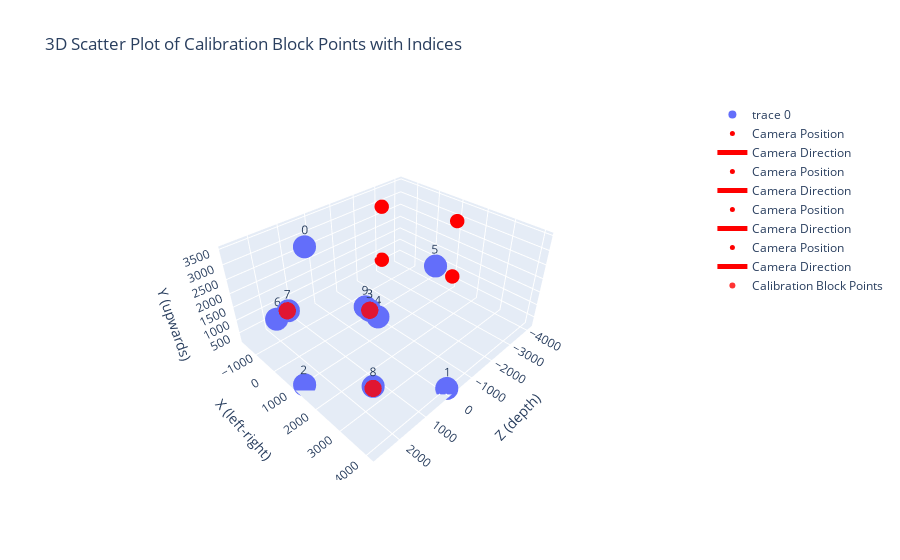

Notebook cell for this chart:
### Code cell
# Provide the folder path where the file is located
pyptv_folder = Path.cwd().parent / 'pyptv'
folder_path = pyptv_folder / 'res'  # Replace with the actual folder path
cal_path = pyptv_folder / 'cal'
ori_files = cal_path.rglob('*.ori')

# Construct the full file path
file_path = f'{folder_path}/rt_is.123456789'

# Read the file using numpy
data = np.loadtxt(file_path, skiprows=1)

import plotly.graph_objs as go
import plotly.express as px

# Filter the rows where the last column is not -1
filtered_data = data[np.sum(data[:, -4:] == -1, axis=1) < 3]

# Extract the columns for the 3D scatter plot from the filtered data
x = filtered_data[:, 1]
y = filtered_data[:, 2]
z = filtered_data[:, 3]



# Create the 3D scatter plot
fig = go.Figure(data=[go.Scatter3d(x=x, y=y, z=z, mode='markers')])

# Set plot title and labels
fig.update_layout(title='3D Scatter Plot', scene=dict(
    xaxis_title='Z',
    yaxis_title='X',
    zaxis_title='Y'
))


for f in ori_files:
    with open(f, 'r') as file:
        # Read the first line for camera position
        cam_pos = np.array(file.readline().strip().split(), dtype=float)
        # Read the second line for camera angles
        cam_angles = np.array(file.readline().strip().split(), dtype=float)
    
    # Calculate the direction vector from the angles
    direction = np.array([
        np.cos(cam_angles[1]) * np.cos(cam_angles[0]),
        np.sin(cam_angles[1]),
        np.cos(cam_angles[1]) * np.sin(cam_angles[0])
    ])
    
    # Plot the camera position
    fig.add_trace(go.Scatter3d(
        x=[cam_pos[0]], y=[cam_pos[1]], z=[cam_pos[2]],
        mode='markers',
        marker=dict(size=5, color='red'),
        name='Camera Position'
    ))
    
    # Plot the direction arrow
    fig.add_trace(go.Scatter3d(
        x=[cam_pos[0], cam_pos[0] + direction[0]],
        y=[cam_pos[1], cam_pos[1] + direction[1]],
        z=[cam_pos[2], cam_pos[2] + direction[2]],
        mode='lines',
        line=dict(color='red', width=5),
        name='Camera Direction'
    ))


fig.add_trace(go.Scatter3d(
    x=calib_block['X'],
    y=calib_block['Y'],
    z=calib_block['Z'],
    mode='markers+text',
    marker=dict(size=6, color='red', opacity=0.8),
    text=calib_block['idx'].astype(str),
    textposition='top center',
    name='Calibration Block Points'
))

fig.update_layout(
    scene=dict(
        xaxis_title='X (left-right)',
        yaxis_title='Y (upwards)',
        zaxis_title='Z (depth)',
        camera=dict(
            eye=dict(x=1.5, y=1.5, z=1.5),  # view from above front-right
            up=dict(x=0, y=1, z=0),         # y is up
            center=dict(x=0, y=0, z=0)
        )
    ),
    title='3D Scatter Plot of Calibration Block Points with Indices'
)



# Show the plot
fig.show()

### Figure 1 — Plotly figure (JSON) as saved in the notebook; plotly's stock layout.template omitted (floating-point values rounded to 4 significant figures)
{"data": [{"mode": "markers", "type": "scatter3d", "x": [861.7, 3123.0, 1148.0, 1743.0, -757.5, 3056.0, 4062.0, 961.1, -1384.0, 2626.0], "y": [2701.0, 1063.0, 240.7, 2321.0, 3197.0, 3474.0, 243.7, 856.3, 689.4, 3209.0], "z": [2611.0, 1829.0, 2641.0, 790.1, 853.1, 1802.0, -77.66, -403.4, 1810.0, -1025.0]}, {"marker": {"color": "red", "size": 5}, "mode": "markers", "name": "Camera Position", "type": "scatter3d", "x": [989.0], "y": [2879.0], "z": [-4101.0]}, {"line": {"color": "red", "width": 5}, "mode": "lines", "name": "Camera Direction", "type": "scatter3d", "x": [989.0, 988.0], "y": [2879.0, 2878.0], "z": [-4101.0, -4102.0]}, {"marker": {"color": "red", "size": 5}, "mode": "markers", "name": "Camera Position", "type": "scatter3d", "x": [1025.0], "y": [691.5], "z": [-4063.0]}, {"line": {"color": "red", "width": 5}, "mode": "lines", "name": "Camera Direction", "type": "scatter3d", "x": [1025.0, 1024.0], "y": [691.5, 691.3], "z": [-4063.0, -4063.0]}, {"marker": {"color": "red", "size": 5}, "mode": "markers", "name": "Camera Position", "type": "scatter3d", "x": [-1619.0], "y": [2871.0], "z": [-3109.0]}, {"line": {"color": "red", "width": 5}, "mode": "lines", "name": "Camera Direction", "type": "scatter3d", "x": [-1619.0, -1620.0], "y": [2871.0, 2870.0], "z": [-3109.0, -3109.0]}, {"marker": {"color": "red", "size": 5}, "mode": "markers", "name": "Camera Position", "type": "scatter3d", "x": [-1654.0], "y": [651.0], "z": [-3113.0]}, {"line": {"color": "red", "width": 5}, "mode": "lines", "name": "Camera Direction", "type": "scatter3d", "x": [-1654.0, -1655.0], "y": [651.0, 650.5], "z": [-3113.0, -3113.0]}, {"marker": {"color": "red", "opacity": 0.8, "size": 6}, "mode": "markers+text", "name": "Calibration Block Points", "text": ["0", "1", "2", "3", "4", "5", "6", "7", "8", "9"], "textposition": "top center", "type": "scatter3d", "x": [-761.4, 4069.0, 1162.0, 3070.0, 968.6, 2600.0, -1380.0, 855.2, 3164.0, 1747.0], "y": [3197.0, 242.7, 218.4, 3485.0, 866.7, 3199.0, 700.3, 2708.0, 1046.0, 2321.0], "z": [831.3, -74.55, 2679.0, 1810.0, -398.6, -1036.0, 1771.0, 2635.0, 1865.0, 792.3]}], "layout": {"scene": {"camera": {"center": {"x": 0, "y": 0, "z": 0}, "eye": {"x": 1.5, "y": 1.5, "z": 1.5}, "up": {"x": 0, "y": 1, "z": 0}}, "xaxis": {"title": {"text": "X (left-right)"}}, "yaxis": {"title": {"text": "Y (upwards)"}}, "zaxis": {"title": {"text": "Z (depth)"}}}, "title": {"text": "3D Scatter Plot of Calibration Block Points with Indices"}}}
